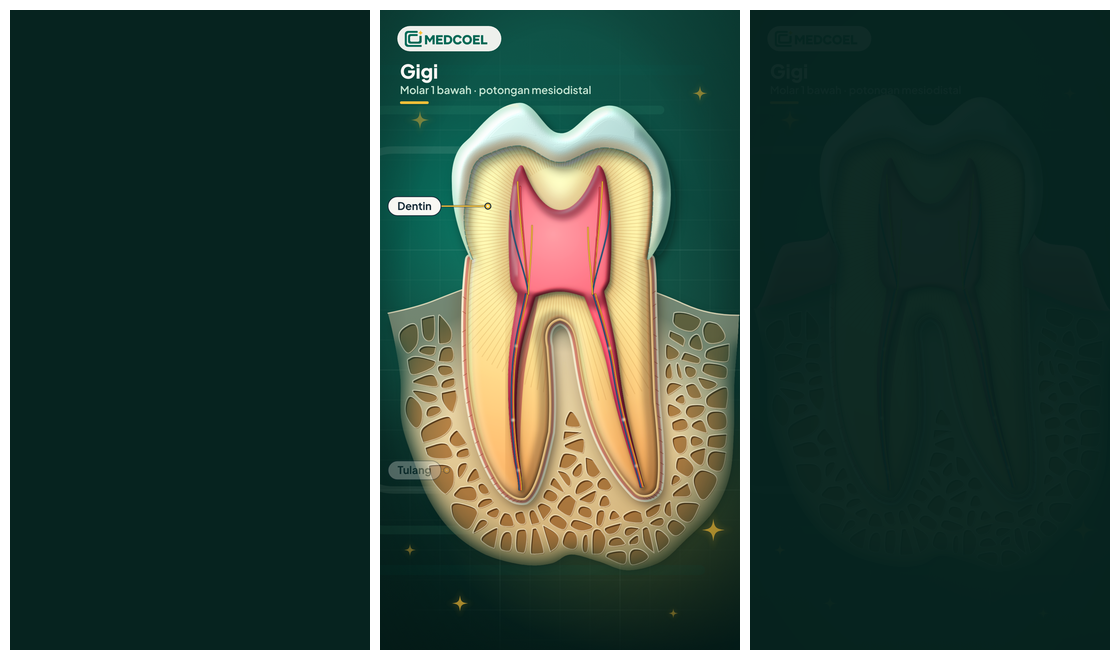
#> input picture brand/anatomy-style/render/awal-tengah-akhir-gigi-360.png, 1120 x 660 px
$ python bandingkan.py render/awal-tengah-akhir-gigi-360.png
#> lines starting #> are read from the running program, lines starting #| are printed output that depends on the picture
"""Preview perbandingan (revisi 4).
Pemakaian: python3 brand/anatomy-style/bandingkan.py <gambar-acuan.jpg>
Keluaran di render/:
  perbandingan.png               acuan | v3 | v4 (terbaru), jantung baris 1 dan gigi baris 2, TINGGI KANVAS SAMA
  perbandingan-ukuran-organ.png  sama, tetapi organ utama dipotong pada kotak pembatasnya dan diskalakan ke tinggi sama (bentuk mudah dibandingkan)
  polos-vs-final.png             versi polos (cek geometri) di sebelah versi final, jantung dan gigi (tanpa acuan)
  ukuran-hp.png                  pemeriksaan ukuran layar HP (acuan + terbaru)
Acuan = satu gambar berisi jantung (kiri) dan gigi (kanan); hanya dipakai untuk perbandingan visual dan tidak disimpan di repo."""
import sys, os
import numpy as np
from PIL import Image, ImageDraw, ImageFont
here = os.path.dirname(os.path.abspath(__file__)); out = os.path.join(here, 'render')
ref = Image.open(sys.argv[1]).convert('RGB'); w, h = ref.size
#> further down, ref is the input picture: PIL image 1120x660 RGB; mean R, G, B 54.2, 74.8, 64.3
#> after `w, h = ref.size`: w = 1120; h = 660
refH, refT = ref.crop((0, 0, w // 2 - 2, h)), ref.crop((w // 2 + 2, 0, w, h))
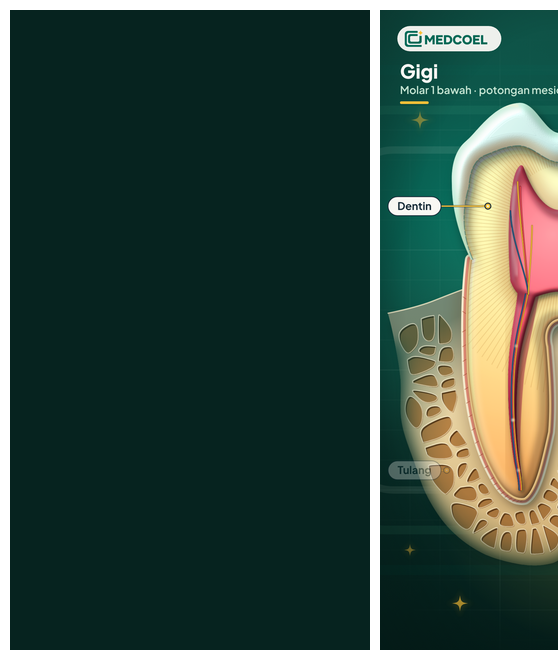
#> refH: PIL image 558x660 RGB; mean R, G, B 53, 74.9, 64.9
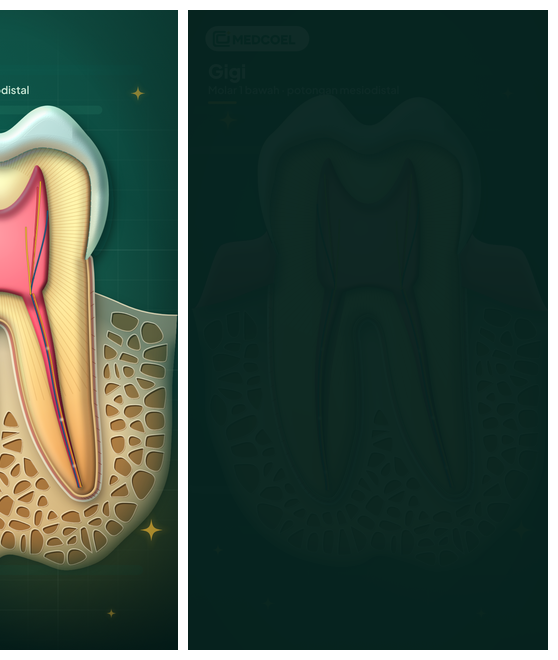
#> refT: PIL image 558x660 RGB; mean R, G, B 54.8, 74.3, 63.3
#> (the run stopped early here; a loop or call above may not have finished)

$ run again, on brand/anatomy-style/render/awal-tengah-akhir-isi-jantung-360.png
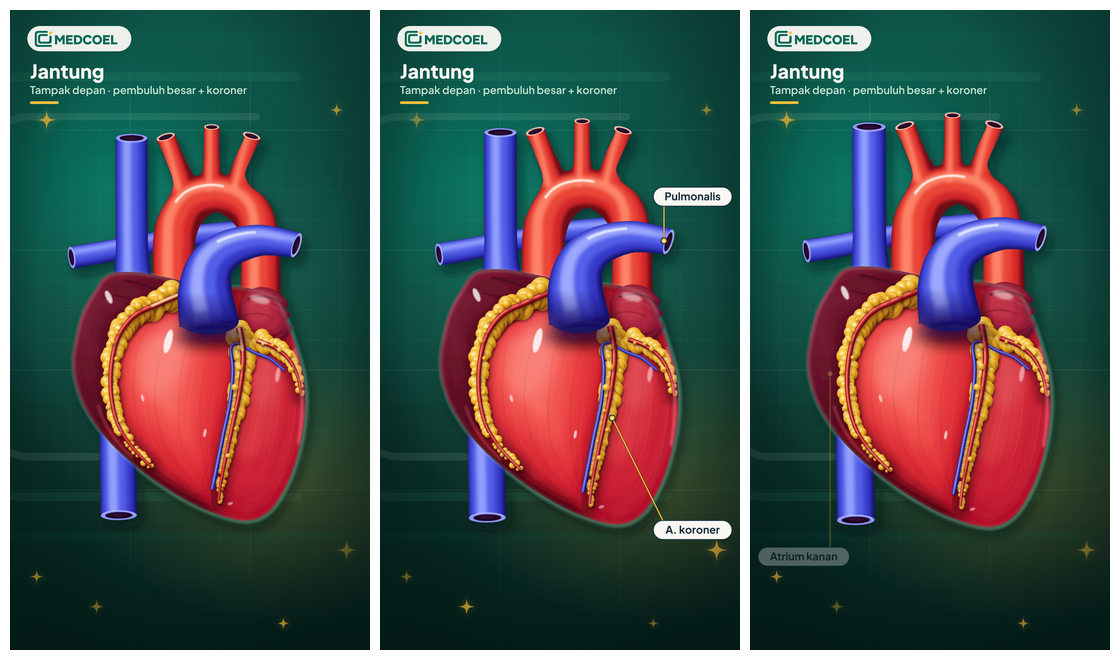
#> input picture brand/anatomy-style/render/awal-tengah-akhir-isi-jantung-360.png, 1120 x 660 px
#> ref is the input picture: PIL image 1120x660 RGB; mean R, G, B 77.6, 82.6, 81.6
#> `refH, refT = ref.crop((0, 0, w // 2 - 2, h)), ref.crop((w // 2 + 2, 0,..`:
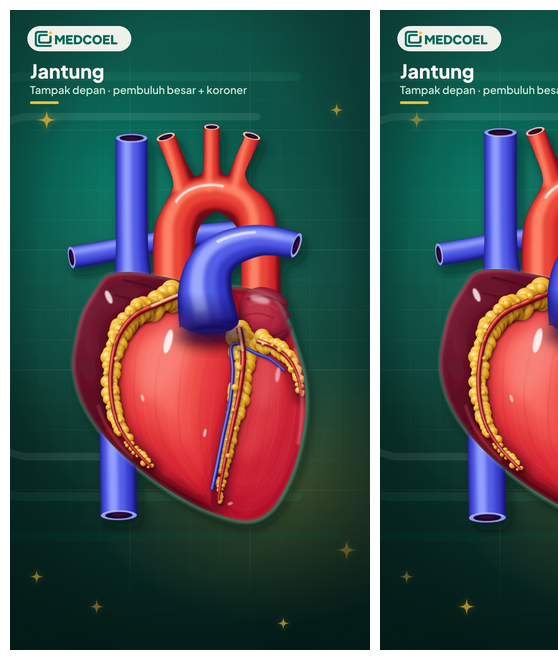
#> refH: PIL image 558x660 RGB; mean R, G, B 74.6, 83.6, 82.5
#> `refH, refT = ref.crop((0, 0, w // 2 - 2, h)), ref.crop((w // 2 + 2, 0,..`:
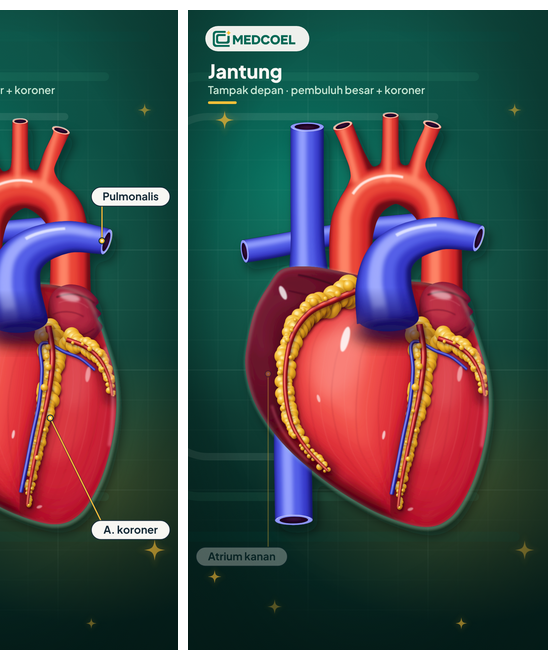
#> refT: PIL image 558x660 RGB; mean R, G, B 80.5, 81.6, 80.7

$ run again, on brand/anatomy-style/render/awal-tengah-akhir-isi-kulit-360.png
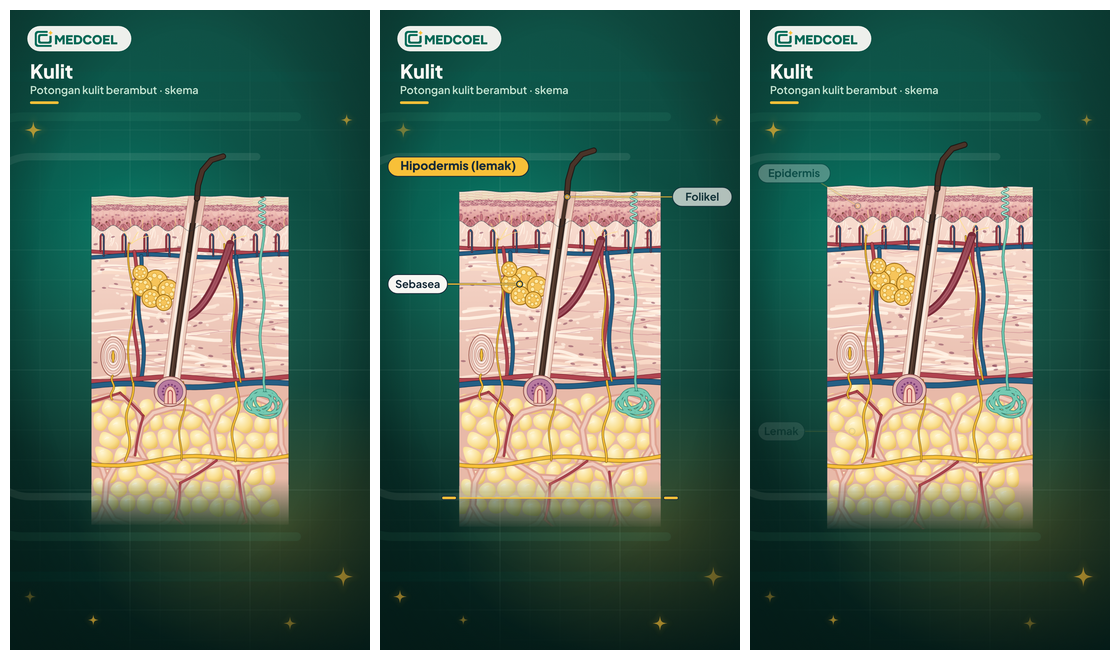
#> input picture brand/anatomy-style/render/awal-tengah-akhir-isi-kulit-360.png, 1120 x 660 px
#> ref is the input picture: PIL image 1120x660 RGB; mean R, G, B 87.4, 111.7, 96.9
#> `refH, refT = ref.crop((0, 0, w // 2 - 2, h)), ref.crop((w // 2 + 2, 0,..`:
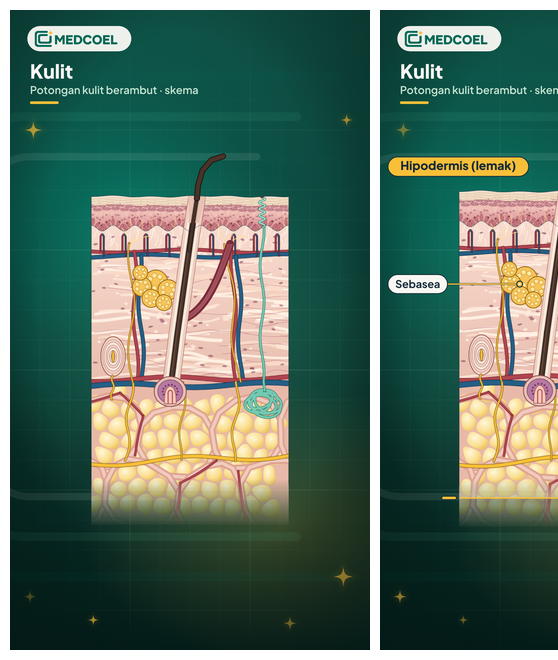
#> refH: PIL image 558x660 RGB; mean R, G, B 86.5, 112.1, 97.1
#> `refH, refT = ref.crop((0, 0, w // 2 - 2, h)), ref.crop((w // 2 + 2, 0,..`:
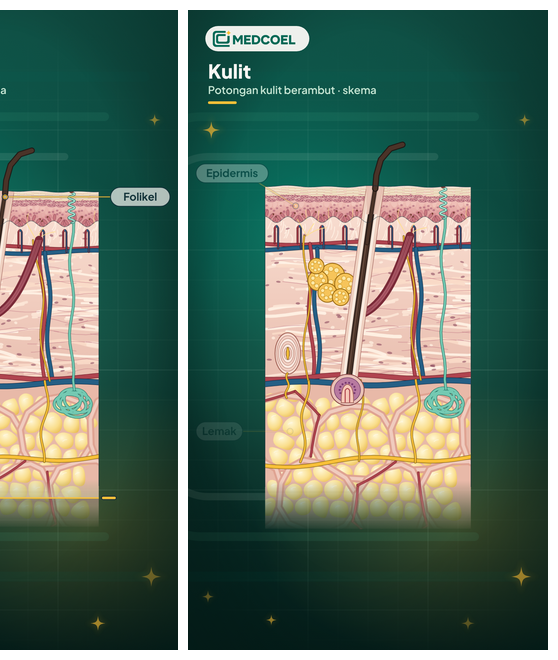
#> refT: PIL image 558x660 RGB; mean R, G, B 88, 111.3, 96.6
